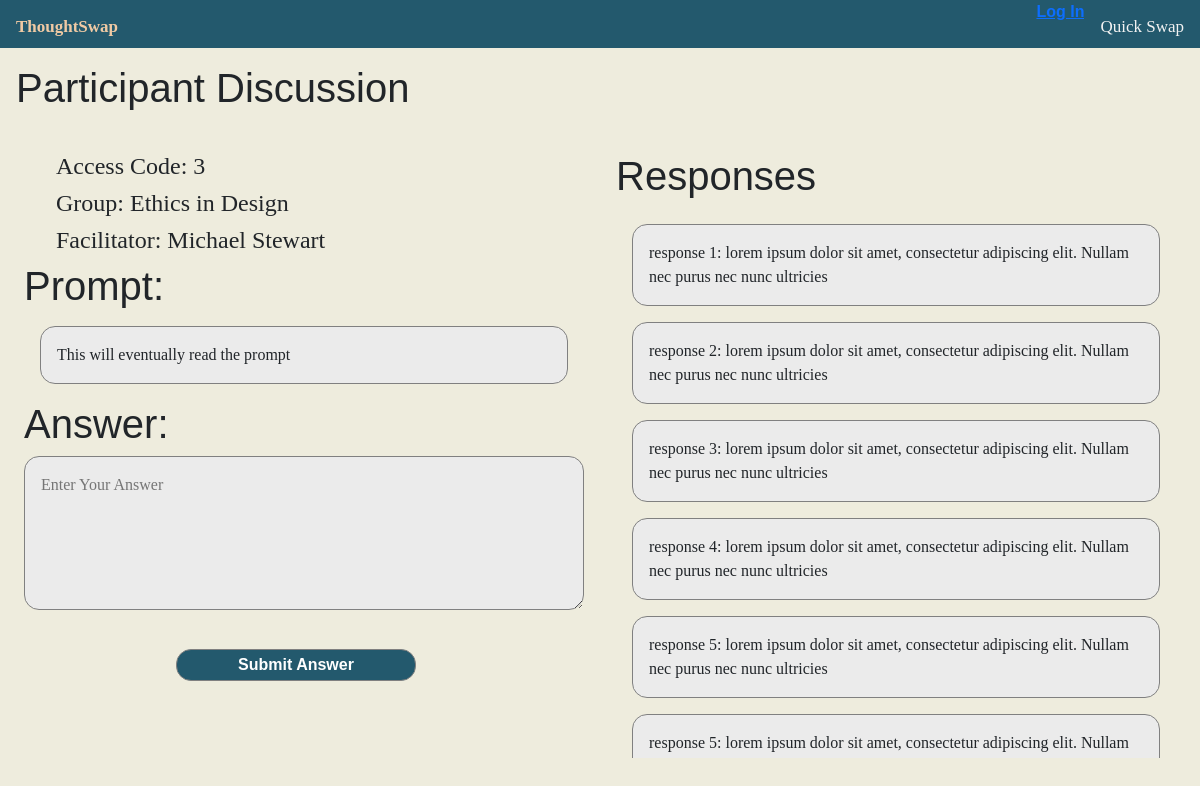
The page /discussion/participant/3 on the database its author committed.
### discussion/models.py (models this page shows, shortened)
class Discussion(models.Model):
    code = models.IntegerField(default=0, null=False, blank=False)
    name = models.CharField(max_length=200, default='Discussion')
    group = models.ForeignKey('Group', on_delete=models.SET_NULL, null=True)

class Group(models.Model):
    facilitator = models.ForeignKey(
        'Facilitator', on_delete=models.SET_NULL, null=True)
    name = models.CharField(max_length=100, null=False, blank=False, default='Group')
    size = models.IntegerField(null=False, blank=False, default=0)
    def __str__(self):
        return f'{self.name}'

class Facilitator(models.Model):
    id = models.AutoField(primary_key=True)
    first_name = models.CharField(max_length=100, null=True, blank=True)
    last_name = models.CharField(max_length=100, null=True, blank=True)
    username = models.CharField(
        max_length=100, unique=True, null=False, blank=False, default='username')
    def __str__(self):
        return f'{self.first_name} {self.last_name}'
    class Meta:
        permissions = (("can_create_groups", "Create Groups"),)

### discussion/views.py (the view)
# urls.py: path('participant/<int:code>', views.ParticipantDiscussionView.as_view(), name='participant-view'),
class ParticipantDiscussionView(generic.ListView):
    model = Participant
    template_name = 'discussion/participant_view.html'
    def get_context_data(self, **kwargs):
        context = super(ParticipantDiscussionView,
                        self).get_context_data(**kwargs)
        context['discussion'] = Discussion.objects.get(
            code=self.kwargs['code'])
        return context

### discussion/templates/discussion/participant_view.html (shortened to what this page needs)
{% extends "index.html" %}
{% block header %}
<h1 class="discussion-header">Participant Discussion</h1>
{% endblock %}
{% block leftside %}
<div class="discussion-board">
    <h2 class="discussion-bio"> Access Code: {{ discussion.code }} </h2>
    <h2 class="discussion-bio"> Group: {{ discussion.group }} </h2>
    <h2 class="discussion-bio"> Facilitator: {{ discussion.group.facilitator }} </h2>
    <h1>Prompt:</h1>
    <div class="prompt-display">
        This will eventually read the prompt
    </div>
    <h1>Answer:</h1>
    <form method="GET">
        <textarea class="textarea" rows="5" cols="33" name="answer" placeholder="Enter Your Answer"></textarea>
        <div class="prompt-btn-container">
            <button class="prompt-btn" type="submit">Submit Answer</button>
        </div>
    </form>
</div>
{% endblock %}
{% block rightside %}
<div class="discussion-board">
    <h1>Responses</h1>
    <div id="response-board">
        <div class="response-item">
            response 1: lorem ipsum dolor sit amet, consectetur adipiscing elit. Nullam nec purus nec nunc ultricies
        </div>
        <div class="response-item">
            response 2: lorem ipsum dolor sit amet, consectetur adipiscing elit. Nullam nec purus nec nunc ultricies
        </div>
        <div class="response-item">
            response 3: lorem ipsum dolor sit amet, consectetur adipiscing elit. Nullam nec purus nec nunc ultricies
        </div>
        <div class="response-item">
            response 4: lorem ipsum dolor sit amet, consectetur adipiscing elit. Nullam nec purus nec nunc ultricies
        </div>
        <div class="response-item">
            response 5: lorem ipsum dolor sit amet, consectetur adipiscing elit. Nullam nec purus nec nunc ultricies
        </div>
        <div class="response-item">
            response 5: lorem ipsum dolor sit amet, consectetur adipiscing elit. Nullam nec purus nec nunc ultricies
        </div>
    </div>
</div>
{% endblock %}

### discussion/static/css/styles.css (style rules this page uses)
.discussion-header { padding: 1rem; }
.discussion-board { margin: 1em; width: 100%; }
.discussion-bio { margin-left: 2rem; font-size: x-large; }
#response-board { max-height: 550px; overflow-y: auto; }
.prompt-display { height: fit-content !important; border: solid 1px grey; border-radius: 15px; background: rgb(235, 235, 235); padding: 1rem; margin: 1em; }
.response-item { border: solid 1px grey; border-radius: 15px; background: rgb(235, 235, 235); padding: 1rem; margin: 1em; min-width: fit-content; }
.prompt-btn { border: solid 1px grey; border-radius: 15px; background: #23596d; color: white; width: 15rem; margin: auto; height: 2rem; margin-top: 1em; text-decoration: none; display: inline-block; text-align: center; font-size: medium; font-family: Arial, Helvetica, sans-serif; font-weight: bold; }
.prompt-btn-container { display: flex; justify-content: center; margin-right: 1em; }
.textarea { width: 100%; height: 100%; border: solid 1px grey; background: rgb(235, 235, 235); border-radius: 15px; padding: 1em; font-family: 'Times New Roman', Times, serif; margin-bottom: 1rem; }
body { background: #eeecdd; margin: 0; }
h1 { font-family: Arial Black, verdana, sans-serif; }
p, div, span { font-family: Georgia, 'Times New Roman', Times, serif; }

### rows shown on the page
Discussion: code "3", group "Ethics in Design", group.facilitator "Michael Stewart"
